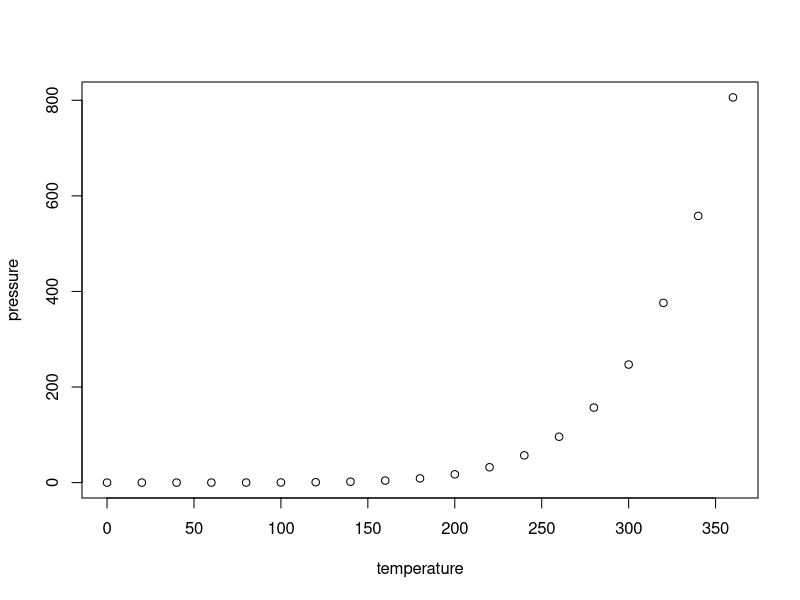
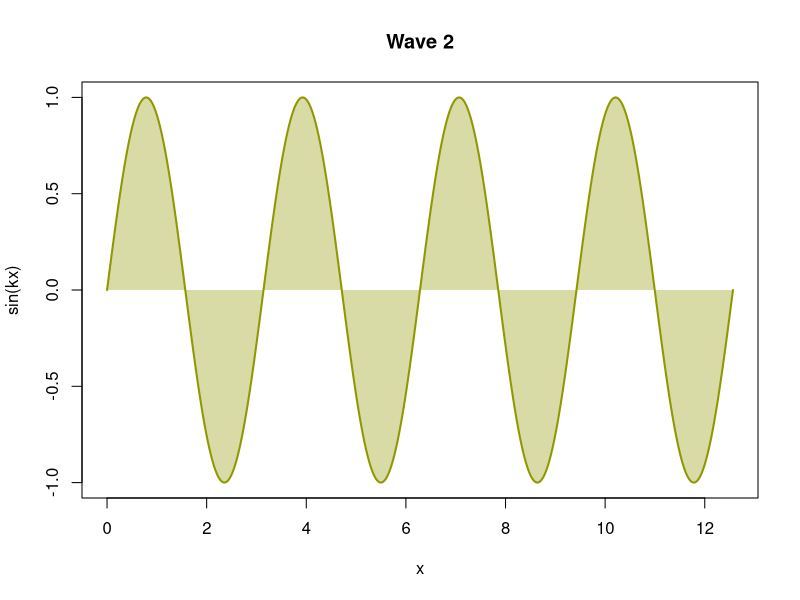
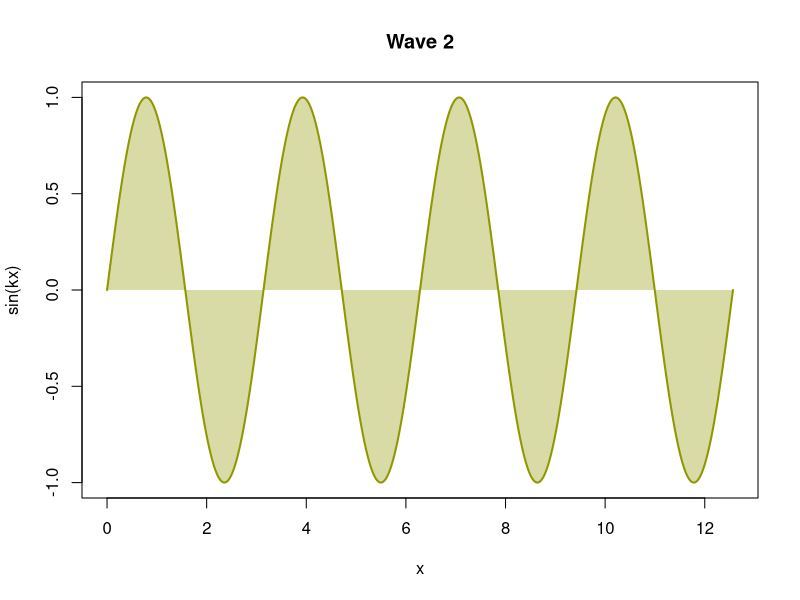
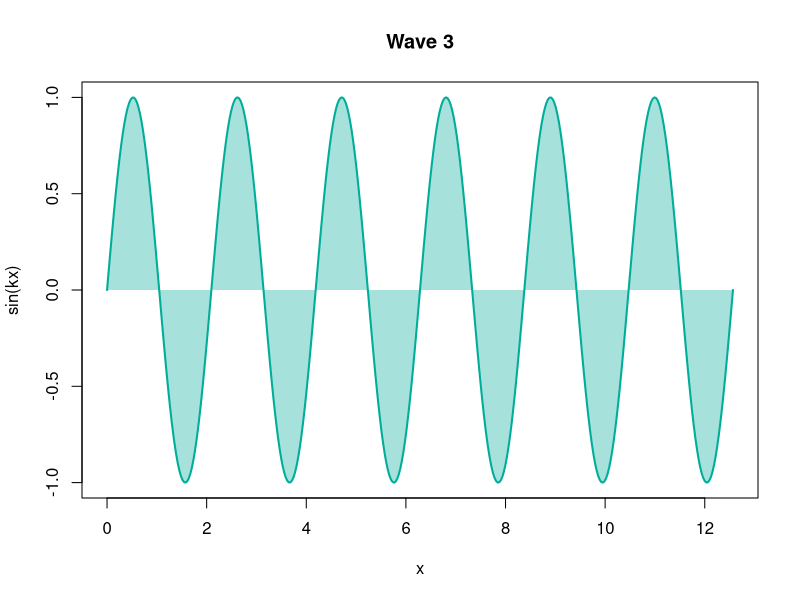
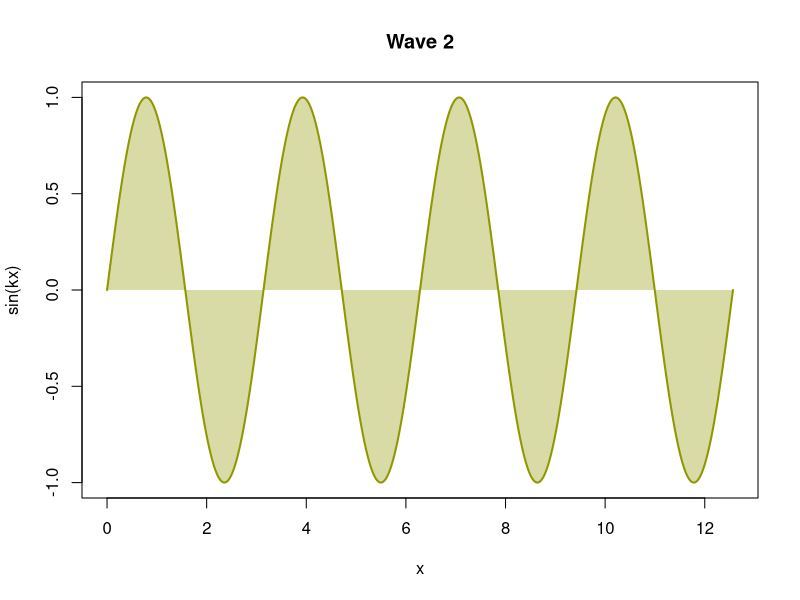
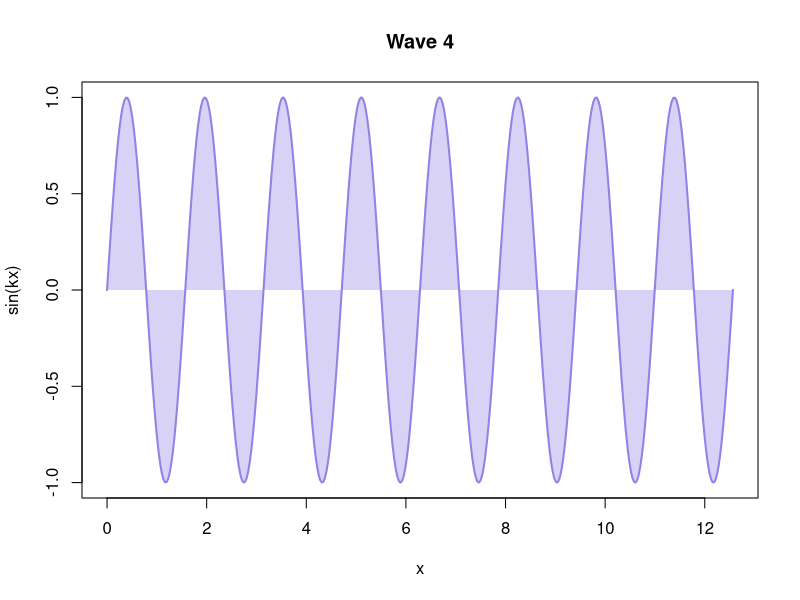

Recreate these plots in R, in order.
## ---- chunk 1
wave <- function(k = 1) {
  x <- seq(0, 4 * pi, length.out = 400)
  col <- hcl.colors(4, "Dark 3")[k]
  plot(
    x,
    sin(k * x),
    type = "n",
    main = paste("Wave", k),
    xlab = "x",
    ylab = "sin(kx)"
  )
  polygon(
    c(x, rev(x)),
    c(sin(k * x), rep(0, length(x))),
    col = adjustcolor(col, 0.35),
    border = NA
  )
  lines(x, sin(k * x), lwd = 2, col = col)
}
## ---- chunk 2
#| label: fig-pressure
#| fig-alt: "Scatter plot of vapor pressure rising steeply with temperature"
#| fig-cap: "Vapor pressure of mercury [@weast1973]."
#| panzoom:
#|   description: "Rises roughly as $p \\propto e^{-1/T}$ [@rcore2026]."

plot(pressure)
## ---- chunk 3
#| fig-alt: "A sine curve, shaded between the curve and y = 0"
#| panzoom:
#|   caption: false
#| fig-cap: >-
#|   Wave 2: y = sin(2x); the area between the curve and y = 0 is shaded.

wave(k = 2)
## ---- chunk 4
#| fig-alt: "A sine curve, shaded between the curve and y = 0"
#| panzoom:
#|   description: "A sine wave, $y = \\sin(kx)$, **k = 2**."
#| fig-cap: >-
#|   Wave 2: y = sin(2x); the area between the curve and y = 0 is shaded.

wave(k = 2)
## ---- chunk 5
#| label: fig-div-plot
#| echo: false
#| fig-alt: "A sine curve, shaded between the curve and y = 0"
#| fig-cap: >-
#|   Wave 3: y = sin(3x); the area between the curve and y = 0 is shaded.
#| fig-width: 7.5
#| fig-height: 5

wave(k = 3)
## ---- chunk 6
#| panzoom: true
#| fig-cap-location: margin
#| fig-alt: "A sine curve, shaded between the curve and y = 0"
#| fig-cap: >-
#|   Wave 2: y = sin(2x); the area between the curve and y = 0 is shaded.

wave(k = 2)
## ---- chunk 7
#| label: fig-caption-top
#| panzoom: true
#| fig-cap-location: top
#| fig-alt: "A sine curve, shaded between the curve and y = 0"
#| fig-cap: >-
#|   Wave 4: y = sin(4x); the area between the curve and y = 0 is shaded.

wave(k = 4)
